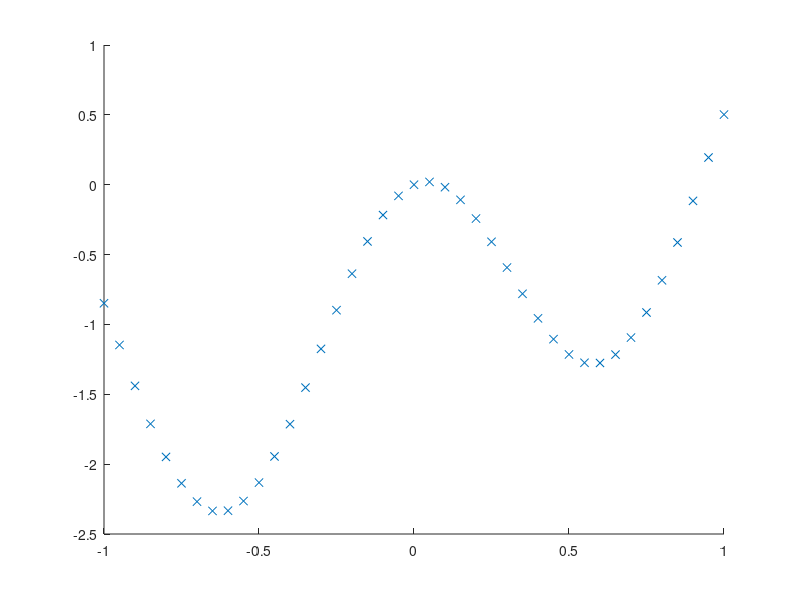

The MATLAB source for this figure: (Note: this script raises an error after producing the figure.)
% https://la.mathworks.com/help/deeplearning/ref/feedforwardnet.html?s_tid=doc_ta

x = -1:0.05:1;
y = -0.5*x.^3+1*cos(x*5)+exp(x)-2;

figure; hold on;
plot(x,y,'x');

netconf = [10];
net = feedforwardnet(netconf);
% net = trainlm(net,x,y);  % Levenberg Marquardt
% net = traingd(net,x,y);  % Gradient Descent
net = traingdm(net,x,y); % Gradient Descent Momentum

y_pred = net(x);
plot(x,y_pred,'linewidth',0.5);
perf = perform(net,y_pred,y)
